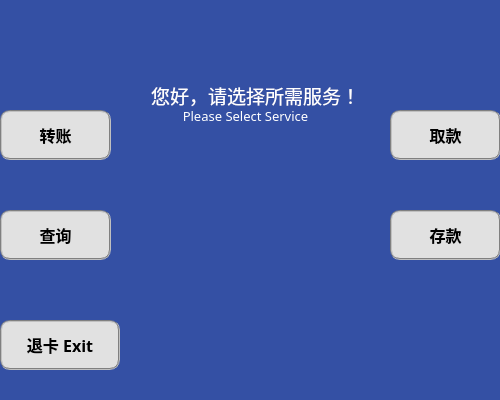
<?xml version="1.0" encoding="UTF-8"?>
<ui version="4.0">
 <class>atm</class>
 <widget class="QWidget" name="atm">
  <property name="geometry">
   <rect>
    <x>0</x>
    <y>0</y>
    <width>500</width>
    <height>400</height>
   </rect>
  </property>
  <property name="windowTitle">
   <string>ATM</string>
  </property>
  <property name="styleSheet">
   <string notr="true">#atm{background-color: rgb(52, 80, 164);border-top-left-radius:15px;border-top-right-radius:5px;border-bottom-left-radius:15px;border-bottom-right-radius:5px}
</string>
  </property>
  <widget class="QPushButton" name="deposit_btn">
   <property name="geometry">
    <rect>
     <x>390</x>
     <y>210</y>
     <width>111</width>
     <height>50</height>
    </rect>
   </property>
   <property name="font">
    <font>
     <family>微软雅黑</family>
     <pointsize>12</pointsize>
     <weight>75</weight>
     <bold>true</bold>
    </font>
   </property>
   <property name="styleSheet">
    <string notr="true">QPushButton{border:2px groove gray;border-radius:10px;padding:2px 4px;background-color: rgb(225, 225, 225);}
QPushButton:hover{background-color: rgb(20, 62, 134);border:none;color:rgb(255, 255, 255);}
QPushButton:checked{background-color: rgb(20, 62, 134);border:none;color:rgb(255, 255, 255);}</string>
   </property>
   <property name="text">
    <string>存款</string>
   </property>
  </widget>
  <widget class="QLabel" name="pic1">
   <property name="geometry">
    <rect>
     <x>10</x>
     <y>10</y>
     <width>231</width>
     <height>51</height>
    </rect>
   </property>
   <property name="text">
    <string/>
   </property>
   <property name="pixmap">
    <pixmap resource="pics.qrc">:/pics/pictures/pic1.png</pixmap>
   </property>
  </widget>
  <widget class="QPushButton" name="cash_btn">
   <property name="geometry">
    <rect>
     <x>390</x>
     <y>110</y>
     <width>111</width>
     <height>50</height>
    </rect>
   </property>
   <property name="font">
    <font>
     <family>微软雅黑</family>
     <pointsize>12</pointsize>
     <weight>75</weight>
     <bold>true</bold>
    </font>
   </property>
   <property name="styleSheet">
    <string notr="true">QPushButton{border:2px groove gray;border-radius:10px;padding:2px 4px;background-color: rgb(225, 225, 225);}
QPushButton:hover{background-color: rgb(20, 62, 134);border:none;color:rgb(255, 255, 255);}
QPushButton:checked{background-color: rgb(20, 62, 134);border:none;color:rgb(255, 255, 255);}</string>
   </property>
   <property name="text">
    <string>取款</string>
   </property>
  </widget>
  <widget class="QLabel" name="label1">
   <property name="geometry">
    <rect>
     <x>120</x>
     <y>70</y>
     <width>271</width>
     <height>51</height>
    </rect>
   </property>
   <property name="sizePolicy">
    <sizepolicy hsizetype="Preferred" vsizetype="Preferred">
     <horstretch>0</horstretch>
     <verstretch>0</verstretch>
    </sizepolicy>
   </property>
   <property name="font">
    <font>
     <family>华文中宋</family>
     <pointsize>14</pointsize>
     <weight>50</weight>
     <bold>false</bold>
    </font>
   </property>
   <property name="styleSheet">
    <string notr="true">color:rgb(255, 255, 255)</string>
   </property>
   <property name="text">
    <string>您好，请选择所需服务！</string>
   </property>
   <property name="scaledContents">
    <bool>false</bool>
   </property>
   <property name="alignment">
    <set>Qt::AlignCenter</set>
   </property>
   <property name="wordWrap">
    <bool>false</bool>
   </property>
   <property name="margin">
    <number>0</number>
   </property>
   <property name="openExternalLinks">
    <bool>false</bool>
   </property>
  </widget>
  <widget class="QPushButton" name="card_out_btn">
   <property name="geometry">
    <rect>
     <x>0</x>
     <y>320</y>
     <width>120</width>
     <height>50</height>
    </rect>
   </property>
   <property name="font">
    <font>
     <family>微软雅黑</family>
     <pointsize>12</pointsize>
     <weight>75</weight>
     <bold>true</bold>
    </font>
   </property>
   <property name="styleSheet">
    <string notr="true">QPushButton{border:2px groove gray;border-radius:10px;padding:2px 4px;background-color: rgb(225, 225, 225);}
QPushButton:hover{background-color: rgb(20, 62, 134);border:none;color:rgb(255, 255, 255);}
QPushButton:checked{background-color: rgb(20, 62, 134);border:none;color:rgb(255, 255, 255);}</string>
   </property>
   <property name="text">
    <string>退卡 Exit</string>
   </property>
  </widget>
  <widget class="QPushButton" name="transfer_btn">
   <property name="geometry">
    <rect>
     <x>0</x>
     <y>110</y>
     <width>111</width>
     <height>50</height>
    </rect>
   </property>
   <property name="font">
    <font>
     <family>微软雅黑</family>
     <pointsize>12</pointsize>
     <weight>75</weight>
     <bold>true</bold>
    </font>
   </property>
   <property name="styleSheet">
    <string notr="true">QPushButton{border:2px groove gray;border-radius:10px;padding:2px 4px;background-color: rgb(225, 225, 225);}
QPushButton:hover{background-color: rgb(20, 62, 134);border:none;color:rgb(255, 255, 255);}
QPushButton:checked{background-color: rgb(20, 62, 134);border:none;color:rgb(255, 255, 255);}</string>
   </property>
   <property name="text">
    <string>转账</string>
   </property>
  </widget>
  <widget class="QPushButton" name="inquiry_btn">
   <property name="geometry">
    <rect>
     <x>0</x>
     <y>210</y>
     <width>111</width>
     <height>50</height>
    </rect>
   </property>
   <property name="font">
    <font>
     <family>微软雅黑</family>
     <pointsize>12</pointsize>
     <weight>75</weight>
     <bold>true</bold>
    </font>
   </property>
   <property name="styleSheet">
    <string notr="true">QPushButton{border:2px groove gray;border-radius:10px;padding:2px 4px;background-color: rgb(225, 225, 225);}
QPushButton:hover{background-color: rgb(20, 62, 134);border:none;color:rgb(255, 255, 255);}
QPushButton:checked{background-color: rgb(20, 62, 134);border:none;color:rgb(255, 255, 255);}</string>
   </property>
   <property name="text">
    <string>查询</string>
   </property>
  </widget>
  <widget class="QLabel" name="label1_2">
   <property name="geometry">
    <rect>
     <x>110</x>
     <y>90</y>
     <width>271</width>
     <height>51</height>
    </rect>
   </property>
   <property name="sizePolicy">
    <sizepolicy hsizetype="Preferred" vsizetype="Preferred">
     <horstretch>0</horstretch>
     <verstretch>0</verstretch>
    </sizepolicy>
   </property>
   <property name="font">
    <font>
     <family>华文中宋</family>
     <pointsize>10</pointsize>
     <weight>50</weight>
     <bold>false</bold>
    </font>
   </property>
   <property name="styleSheet">
    <string notr="true">color:rgb(255, 255, 255)</string>
   </property>
   <property name="text">
    <string>Please Select Service</string>
   </property>
   <property name="scaledContents">
    <bool>false</bool>
   </property>
   <property name="alignment">
    <set>Qt::AlignCenter</set>
   </property>
   <property name="wordWrap">
    <bool>false</bool>
   </property>
   <property name="margin">
    <number>0</number>
   </property>
   <property name="openExternalLinks">
    <bool>false</bool>
   </property>
  </widget>
  <widget class="QLabel" name="label">
   <property name="geometry">
    <rect>
     <x>140</x>
     <y>140</y>
     <width>231</width>
     <height>211</height>
    </rect>
   </property>
   <property name="text">
    <string/>
   </property>
   <property name="pixmap">
    <pixmap resource="pics.qrc">:/pics/pictures/pic3.png</pixmap>
   </property>
  </widget>
 </widget>
 <resources>
  <include location="pics.qrc"/>
 </resources>
 <connections/>
</ui>
